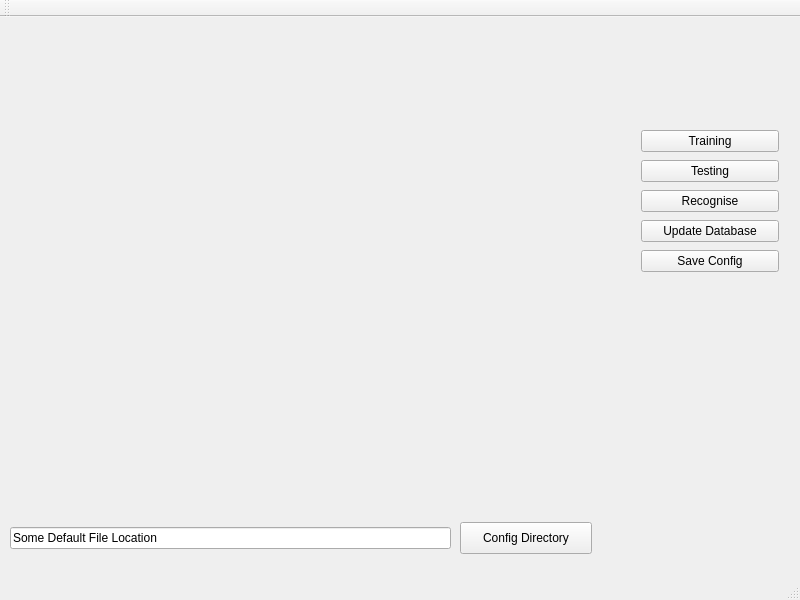
<?xml version="1.0" encoding="UTF-8"?>
<ui version="4.0">
 <class>MainWindow</class>
 <widget class="QMainWindow" name="MainWindow">
  <property name="geometry">
   <rect>
    <x>0</x>
    <y>0</y>
    <width>800</width>
    <height>600</height>
   </rect>
  </property>
  <property name="windowTitle">
   <string>libface Example</string>
  </property>
  <widget class="QWidget" name="centralWidget">
   <widget class="QLineEdit" name="configLocation">
    <property name="geometry">
     <rect>
      <x>10</x>
      <y>510</y>
      <width>441</width>
      <height>22</height>
     </rect>
    </property>
    <property name="text">
     <string>Some Default File Location</string>
    </property>
   </widget>
   <widget class="QPushButton" name="openConfigBtn">
    <property name="geometry">
     <rect>
      <x>460</x>
      <y>505</y>
      <width>132</width>
      <height>32</height>
     </rect>
    </property>
    <property name="text">
     <string>Config Directory</string>
    </property>
   </widget>
   <widget class="QWidget" name="verticalLayoutWidget">
    <property name="geometry">
     <rect>
      <x>630</x>
      <y>100</y>
      <width>160</width>
      <height>168</height>
     </rect>
    </property>
    <layout class="QVBoxLayout" name="verticalLayout">
     <item>
      <widget class="QPushButton" name="openImageBtn">
       <property name="text">
        <string>Training</string>
       </property>
      </widget>
     </item>
     <item>
      <widget class="QPushButton" name="detectFacesBtn">
       <property name="text">
        <string>Testing</string>
       </property>
      </widget>
     </item>
     <item>
      <widget class="QPushButton" name="recogniseBtn">
       <property name="text">
        <string>Recognise</string>
       </property>
      </widget>
     </item>
     <item>
      <widget class="QPushButton" name="updateDatabaseBtn">
       <property name="text">
        <string>Update Database</string>
       </property>
      </widget>
     </item>
     <item>
      <widget class="QPushButton" name="saveConfigBtn">
       <property name="text">
        <string>Save Config</string>
       </property>
      </widget>
     </item>
    </layout>
   </widget>
   <widget class="QWidget" name="widget" native="true">
    <property name="geometry">
     <rect>
      <x>0</x>
      <y>0</y>
      <width>621</width>
      <height>501</height>
     </rect>
    </property>
   </widget>
  </widget>
  <widget class="QMenuBar" name="menuBar">
   <property name="geometry">
    <rect>
     <x>0</x>
     <y>0</y>
     <width>800</width>
     <height>25</height>
    </rect>
   </property>
  </widget>
  <widget class="QToolBar" name="mainToolBar">
   <attribute name="toolBarArea">
    <enum>TopToolBarArea</enum>
   </attribute>
   <attribute name="toolBarBreak">
    <bool>false</bool>
   </attribute>
  </widget>
  <widget class="QStatusBar" name="statusBar"/>
 </widget>
 <layoutdefault spacing="6" margin="11"/>
 <resources/>
 <connections/>
</ui>
